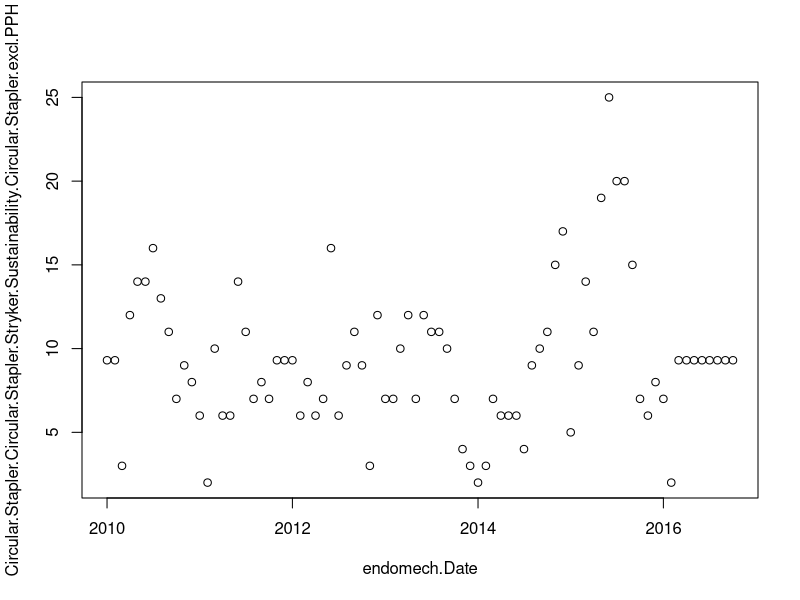

Generate this figure with R:
endomech <- read.csv("endomech.csv", header = TRUE)
## Load in ggplot2
install.packages("ggplot2")
install.packages("plotly")
head(endomech)

## How to access names
head(names(endomech))
str(endomech)

# making a variable column and then a dataframe with that column and Date
#### readline()
#### https://stackoverflow.com/questions/12550677/in-r-is-there-some-function-like-raw-input-in-python
column <- "Circular.Stapler.Circular.Stapler.Stryker.Sustainability.Circular.Stapler.excl.PPH"
col <- endomech$Circular.Stapler.Circular.Stapler.Stryker.Sustainability.Circular.Stapler.excl.PPH
selected_df <- data.frame(endomech$Date, endomech[column])

# getting a mean from the 'non NA' data in the column
non_na_selected <- subset(selected_df, !is.na(selected_df[column]))
non_na_selected
mean(non_na_selected[1:nrow(non_na_selected),2])

# changing all the NAs to the calculated mean
selected_df[is.na(selected_df)] <- mean(non_na_selected[1:nrow(non_na_selected),2])

# change date column from factor variable to an actual graphable date
selected_df$endomech.Date <- as.Date(selected_df$endomech.Date
                                          , format = "%m/%d/%Y")

plot(selected_df)

m1 <- lm(selected_df[,2] ~ selected_df$endomech.Date)
summary(m1) 
## Notes from talking:
## Column variable, run the script for any column
## figure out rows with NAs
## figure out how to clean up
## best fit graph: each one needs a different "best fit"
## index into the summary to get the correlation coefficient to figure out the best one